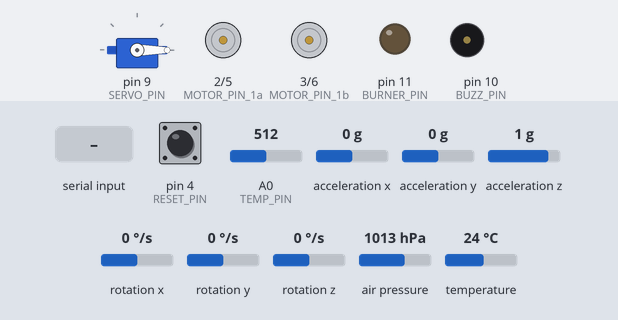
A sketch run on a simulated Arduino Uno, built with avr-gcc and run on an emulated ATmega328P. On the bench: servo, motor-driver pin pairs drawn as motors (green arrow = first pin HIGH = forward, orange = second pin HIGH = backward, longer = more drive), output pins drawn as LEDs (lit = HIGH), buzzer (waves = sounding, pin HIGH). Inputs (shaded band) come from the test bench; at power-on: pin 4 (RESET_PIN) HIGH, A0 (TEMP_PIN) = 512, acceleration x 0 g, acceleration y 0 g, acceleration z 1 g, rotation x 0 °/s, rotation y 0 °/s, rotation z 0 °/s, air pressure 1013 hPa, temperature 24 °C. The board resets itself during the run and starts again; what the sketch prints to the serial monitor is not drawn.

Above: at 2.2 s.
2.3 s: byte 120 received over Serial
5.3 s: byte 30 received over Serial
At 6.5 s:
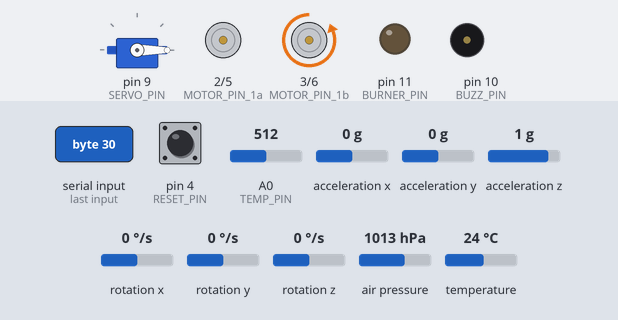
6.8 s: byte 90 received over Serial
At 7.9 s:
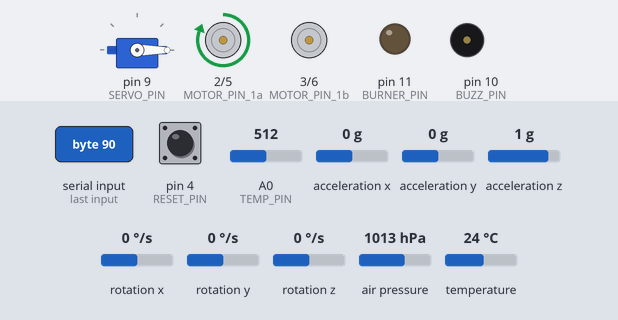
11.8 s: pin 4 (RESET_PIN) pulled LOW for 0.15 s
At 13.0 s:
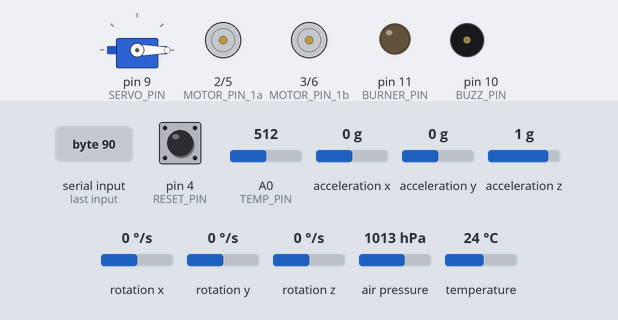
Timing chart, 0 to 14.4 s (numbered marks = the images above; inputs shaded):
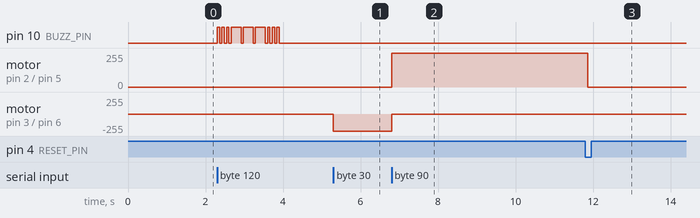

Measured:
- after the input at 5.3 s, pin 10 (BUZZ_PIN): stops changing and stays LOW; motor on pin 3 (MOTOR_PIN_1b) / pin 6 (MOTOR_PIN_2b): stopped → backward 255/255 at once
- after the input at 6.8 s, motor on pin 2 (MOTOR_PIN_1a) / pin 5 (MOTOR_PIN_2a): stopped → forward 255/255 at once; motor on pin 3 (MOTOR_PIN_1b) / pin 6 (MOTOR_PIN_2b): backward 255/255 → stopped at once
- after the input at 11.8 s, motor on pin 2 (MOTOR_PIN_1a) / pin 5 (MOTOR_PIN_2a): forward 255/255 → stopped after 0.07 s

The sketch:

cansat_v5.ino
```cpp
#include <avr/wdt.h>

#include "burner.hpp"
#include "motorTwo.hpp"
#include "servo.hpp"
#include "TMT_Buzzer.hpp"
#include "TMT_Comm.hpp"
#include "TMT_Sensors.hpp"

#define BUZZ_PIN 10
#define TEMP_PIN A0
#define SERVO_PIN 9
#define MOTOR_PIN_1a 2
#define MOTOR_PIN_1b 3
#define MOTOR_PIN_2a 5
#define MOTOR_PIN_2b 6
#define RESET_PIN 4
#define BURNER_PIN 11

SERVO servo(SERVO_PIN);
BURNER burner(BURNER_PIN);

BUZZ buzzer(BUZZ_PIN);
TMT_Buzzer tmtBuzzer(buzzer);

Sensors sensors(TEMP_PIN);
TMT_Sensors tmtSensors(sensors);

MotorTwo motors(MOTOR_PIN_1a, MOTOR_PIN_1b, MOTOR_PIN_2a, MOTOR_PIN_2b);

TMT_Comm tmtComm (sensors, buzzer, motors, servo, burner);

int i = 0;
void setup() {
  Wire.begin();
  Serial.begin(57600);
  pinMode(RESET_PIN, INPUT_PULLUP);

  servo.setup();
  servo.write(0);

  burner.setup();
  burner.off();

  buzzer.setup();
  tmtBuzzer.setup();

  motors.setup();
  sensors.setup();
  tmtSensors.setup();

  tmtComm.setup();
}

void loop() {
  if (digitalRead(RESET_PIN) == LOW) {

    delay(50);  // debounce

    // Enable watchdog with shortest timeout (15 ms)
    wdt_enable(WDTO_15MS);

    while (true) { }
  }

  tmtSensors.run();
//  Serial.print("Altitude: ");

//  Serial.println(sensors.getAltitude());
//  Serial.print("Acceleration X: ");
//  Serial.println(sensors.getAngle().x);
//  Serial.print("Acceleration Y: ");
//  Serial.println(sensors.getAngle().y);
//  Serial.print("Acceleration Z: ");
//  Serial.println(sensors.getAcc().z);
//  Serial.print("TempOut: ");
//  Serial.println(sensors.getTempOut());
//  Serial.println("");
  tmtBuzzer.run();
  tmtComm.run();
//  motors.forward();
}
```

Sensors.hpp
```cpp
#pragma once

#include <Wire.h>

#include "barometer.hpp"
#include "mpu.hpp"
#include "temp.hpp"

struct XYZ {
  float x;
  float y;
  float z;
};

class Sensors {
public:
  Sensors() = delete;
  Sensors(int temp_Pin): temp(temp_Pin) {};

  void setup() {
    baro.setup();
    mpu.setup();
  }

  void updateFast() {
    mpu.updateFast();
  }

  void updateMPU() {
    MPU::Data& mpuVal = mpu.getData();
    acc.x = mpuVal.acc.x;
    acc.y = mpuVal.acc.y;
    acc.z = mpuVal.acc.z;

    angle.x = mpuVal.angle.x;
    angle.y = mpuVal.angle.y;
    angle.z = mpuVal.angle.z;

    tempIn = mpuVal.temp;
  }

  void updateTemp() {
    tempOut = temp.getData();
  }

  void updateBaro() {
    altitude = baro.getData();
  }

//  void sendData();

  XYZ getAcc() {
    return acc;
  }

  XYZ getAngle() {
    return angle;
  }

  float getTempIn() {
    return tempIn;
  }

  float getTempOut() {
    return tempOut;
  }

  float getAltitude() {
    return altitude;
  }

private:
  BARO baro;
  MPU mpu;
  TEMP temp;

  XYZ acc;
  XYZ angle;
  float tempIn;
  float tempOut;
  float altitude;
};
```

TMT_Buzzer.hpp
```cpp
#pragma once

#include <TaskScheduler.h>

#include "buzzer.hpp"

class TMT_Buzzer {
public:
  TMT_Buzzer() = delete;
  TMT_Buzzer(BUZZ& buzzer): buzz(buzzer), tSOS(100, TASK_FOREVER, &TMT_Buzzer::runSOSStatic) {
    instance = this;
  }

  void setup() {
    runner.addTask(tSOS);
    tSOS.enable();
  }

  void run() {
    runner.execute();
  }

private:
  static void runSOSStatic() {
    if (instance) instance->runSOS();
  }
  void runSOS() {
    if (buzz.onOff()) {
      tSOS.setInterval(buzz.nextInterval());
    }
    buzz.runSOS();
  }
  BUZZ& buzz;
  Scheduler runner;
  Task tSOS;

  static TMT_Buzzer* instance;
};

TMT_Buzzer* TMT_Buzzer::instance = nullptr;
```

TMT_Comm.hpp
```cpp
#pragma once

#include <TaskScheduler.h>

#include "Sensors.hpp"
#include "MotorTwo.hpp"
#include "servo.hpp"
#include "burner.hpp"

struct Packet {
  uint8_t start1;   // 0x00
  uint8_t start2;   // 0x01

  int16_t accX;
  int16_t accY;
  int16_t accZ;

  int16_t angleX;
  int16_t angleY;
  int16_t angleZ;

  int16_t tempIn;
  int16_t tempOut;
  int16_t altitude;

  uint8_t counter;
  uint8_t checksum;
};


class TMT_Comm {
public:
  TMT_Comm() = delete;
  TMT_Comm(Sensors& sensors_, BUZZ& buzz_, MotorTwo& motors_, SERVO& servo_, BURNER& burner_):
    sensors(sensors_),
    buzz(buzz_),
    motors(motors_),
    servo(servo_),
    burner(burner_),
    tSend(41, TASK_FOREVER, &TMT_Comm::runSendStatic),
    tRead(2, TASK_FOREVER, &TMT_Comm::runReadStatic)
  {
    instance = this;
  }

  void setup() {
    pkt.start1 = 0x00;
    pkt.start2 = 0x01;
    runner.addTask(tSend);
    runner.addTask(tRead);
    tSend.enable();
    tRead.enable();
  }

  void run() {
    runner.execute();
  }

private:
  static void runSendStatic() {
    if (instance) instance->runSend();
  }

  static void runReadStatic() {
    if (instance) instance->runRead();
  }

  void runSend() {
    pkt.accX = (int16_t)(sensors.getAcc().x * 100.0f);
    pkt.accY = (int16_t)(sensors.getAcc().y * 100.0f);
    pkt.accZ = (int16_t)(sensors.getAcc().z * 100.0f);

    pkt.angleX = (int16_t)(sensors.getAngle().x * 100.0f);
    pkt.angleY = (int16_t)(sensors.getAngle().y * 100.0f);
    pkt.angleZ = (int16_t)(sensors.getAngle().z * 100.0f);

    pkt.tempIn = (int16_t)(sensors.getTempIn() * 100.0f);
    pkt.tempOut = (int16_t)(sensors.getTempOut() * 100.0f);
    pkt.altitude = (int16_t)(sensors.getAltitude() * 100.0f);

    pkt.counter++;

    uint8_t* raw = (uint8_t*)&pkt;
    pkt.checksum = computeChecksum(raw + 2, 19); // all bytes except checksum

    Serial.write(raw, sizeof(Packet));


  }

  void runRead() {
    if (Serial.available() > 0) {
        rx = Serial.read();
        currentStateAction = rx & 0x0F;   // extract lower 4 bits
    }

      switch (currentStateAction){
        case 0x00:
          // Standby
          buzz.off();
          burner.off();
          servo.write(0);
          motors.stop();
          break;

        case 0x01:
          // Burn
          buzz.off();
          burner.on();
          motors.stop();
          servo.write(90);
          break;

        case 0x02:
          // Beep + forward
          buzz.on();
          burner.off();
          servo.write(30);
          motors.forward();
          break;

        case 0x03:
          // Beep + forward right
          buzz.on();
          burner.off();
          servo.write(45);
          motors.FRight();
          break;

        case 0x04:
          // Beep + forward left
          buzz.on();
          burner.off();
          servo.write(60);
          motors.FLeft();
          break;

        case 0x05:
          // Beep + reverse
          buzz.on();
          burner.off();
          servo.write(90);
          motors.reverse();
          break;

        case 0x06:
          // Beep + reverse right
          buzz.on();
          burner.off();
          motors.RRight();
          break;

        case 0x07:
          // Beep + reverse left
          buzz.on();
          burner.off();
          motors.RLeft();
          break;

        case 0x08:
          // Beep
          buzz.on();
          burner.off();
          motors.stop();
          break;
        case 0x09:
          // forward
          buzz.off();
          burner.off();
          motors.forward();
          break;
        case 0x0A:
          // forward right
          buzz.off();
          burner.off();
          motors.FRight();
          break;
        case 0x0B:
          // forward left
          buzz.off();
          burner.off();
          motors.FLeft();
          break;
        case 0x0C:
          // reverse
          buzz.off();
          burner.off();
          motors.reverse();
          break;
        case 0x0D:
          // reverse right
          buzz.off();
          burner.off();
          motors.RRight();
          break;
        case 0x0E:
          // reverse left
          buzz.off();
          burner.off();
          motors.RLeft();
          break;
        case 0x0F:
//            Serial.println("Unused state E");
          break;
        default:
//            Serial.println("Invalid state");
          break;
        }

  }

  MotorTwo& motors;
  BUZZ& buzz;
  Sensors& sensors;
  SERVO& servo;
  BURNER& burner;

  Scheduler runner;
  Task tSend;
  Task tRead;
  Packet pkt;

  uint8_t rx;
  uint8_t currentStateAction = 0;

  static TMT_Comm* instance;

  uint8_t computeChecksum(uint8_t* data, int len) {
    uint8_t sum = 0;
    for (int i = 0; i < len; i++) sum += data[i];
    return sum;
  }


  void writeInt16(uint8_t* buf, int index, int16_t value) {
      buf[index]     = (value >> 8) & 0xFF;   // High byte
      buf[index + 1] = value & 0xFF;          // Low byte
  }

  void sendTelemetryPacket(
      int16_t accX, int16_t accY, int16_t accZ,
      int16_t angleX, int16_t angleY, int16_t angleZ,
      int16_t tempIn, int16_t tempOut,
      int16_t altitude)
  {
      const uint8_t START_BYTE  = 0xAA;
      const uint8_t PACKET_TYPE = 0x01;
      const uint8_t PAYLOAD_LEN = 18;   // 9 values × 2 bytes

      uint8_t packet[3 + PAYLOAD_LEN + 1];  // header + payload + checksum

      packet[0] = START_BYTE;
      packet[1] = PACKET_TYPE;
      packet[2] = PAYLOAD_LEN;

      // Payload
      writeInt16(packet, 3,  accX);
      writeInt16(packet, 5,  accY);
      writeInt16(packet, 7,  accZ);

      writeInt16(packet, 9,  angleX);
      writeInt16(packet, 11, angleY);
      writeInt16(packet, 13, angleZ);

      writeInt16(packet, 15, tempIn);
      writeInt16(packet, 17, tempOut);

      writeInt16(packet, 19, altitude);

      // Checksum (XOR of all previous bytes)
      uint8_t checksum = 0;
      for (int i = 0; i < 3 + PAYLOAD_LEN; i++) {
          checksum ^= packet[i];
      }
      packet[21] = checksum;

      // Send the packet
      Serial.write(packet, sizeof(packet));
  }
};

TMT_Comm* TMT_Comm::instance = nullptr;
```

TMT_Sensors.hpp
```cpp
#pragma once

#include <TaskScheduler.h>

#include "Sensors.hpp"

class TMT_Sensors {
public:
  TMT_Sensors() = delete;
  TMT_Sensors(Sensors& sensors_):
    sensors(sensors_),
    tMPU(7, TASK_FOREVER, &TMT_Sensors::runMPUStatic),
    tBaro(61, TASK_FOREVER, &TMT_Sensors::runBaroStatic),
    tTemp(503, TASK_FOREVER, &TMT_Sensors::runTempStatic)
  {
    instance = this;
  }

  void setup() {
    runner.addTask(tMPU);
    runner.addTask(tBaro);
    runner.addTask(tTemp);
    tMPU.enable();
    tBaro.enable();
    tTemp.enable();
  }

  void run() {
    sensors.updateFast();
    runner.execute();
  }

private:

  static void runMPUStatic() {
    if (instance) instance->runMPU();
  }

  static void runBaroStatic() {
    if (instance) instance->runBaro();
  }

  static void runTempStatic() {
    if (instance) instance->runTemp();
  }

  void runMPU() {
    sensors.updateMPU();
  }

  void runBaro() {
    sensors.updateBaro();
  }

  void runTemp() {
    sensors.updateTemp();
  }

  Sensors& sensors;
  Scheduler runner;
  Task tMPU;
  Task tBaro;
  Task tTemp;

  static TMT_Sensors* instance;
};

TMT_Sensors* TMT_Sensors::instance = nullptr;
```

barometer.hpp
```cpp
#pragma once
#include <Adafruit_BMP280.h>

class BARO {
public:
  void setup() {
    while(!bmp.begin(0x76)) {
//      Serial.println("Could not find a valid BMP280 sensor, check wiring!");
    }
    initPressure = bmp.readPressure() / 100.0F;
//    Serial.println("BMP280 initialized successfully!");
  }

  float getData() {
    float pressure = bmp.readPressure() / 100.0F;
    float altitude = 44330.0 * (1.0 - pow(pressure / initPressure, 0.1903));
    return altitude;
  }
private:
  Adafruit_BMP280 bmp;
  float initPressure;
};
```

burner.hpp
```cpp
#pragma once

class BURNER {
public:
  BURNER() = delete;
  BURNER(int burn_Pin): burnPin(burn_Pin) {}

  void setup() {
    pinMode(burnPin, OUTPUT);
  }

  void on() {
    digitalWrite(burnPin, HIGH);
  }

  void off() {
    digitalWrite(burnPin, LOW);
  }

private:
  int burnPin;
};
```

buzzer.hpp
```cpp
#pragma once

const int DOT = 60;
const int DASH = 250;
const int GAP = 60;      // gap between elements
const int LETTER_GAP = 60;
const int WORD_GAP = 1500;

class BUZZ {
public:
  BUZZ() = delete;
  BUZZ(int buzz_Pin): buzzPin(buzz_Pin) {}

  void setup() {
    pinMode(buzzPin, OUTPUT);
  }

  void runSOS() {
    if (buzzOn) {
      // Toggle buzzer state
      digitalWrite(buzzPin, buzzState ? HIGH : LOW);

      // Move to next element
      indexPos++;
      buzzState = !buzzState;

      // Loop pattern
      if (indexPos >= patternLength) {
        indexPos = 0;
        buzzState = true;
      }
    } else {
      digitalWrite(buzzPin, LOW);
    }
  }

  int nextInterval() const {
    return pattern[indexPos];
  }

  bool onOff() const {
    return buzzOn;
  }

  void on() {
    buzzOn = true;
  }

  void off() {
    buzzOn = false;
  }

private:
  bool buzzOn = false;
  int buzzPin;
  bool buzzState = true;
  int pattern[18] = {
    DOT, GAP, DOT, GAP, DOT, LETTER_GAP,     // S: ···
    DASH, GAP, DASH, GAP, DASH, LETTER_GAP,  // O: –––
    DOT, GAP, DOT, GAP, DOT, WORD_GAP        // S: ···
  };
  int patternLength = sizeof(pattern) / sizeof(pattern[0]);
  int indexPos = 0;
};
```

motor.hpp
```cpp
#pragma once

class MOTOR {
public:
    MOTOR(int in1, int in2) : pin1(in1), pin2(in2) {}

    void setup() {
        pinMode(pin1, OUTPUT);
        pinMode(pin2, OUTPUT);
        stop();
    }

    // speed: 0–255
    void forward(int speed = 255) {
        analogWrite(pin1, speed);
        digitalWrite(pin2, LOW);
    }

    void reverse(int speed = 255) {
        digitalWrite(pin1, LOW);
        analogWrite(pin2, speed);
    }

    void stop() {  // coast
        digitalWrite(pin1, LOW);
        digitalWrite(pin2, LOW);
    }

    void brake() { // active brake
        digitalWrite(pin1, HIGH);
        digitalWrite(pin2, HIGH);
    }

private:
    int pin1, pin2;
};
```

motorTwo.hpp
```cpp
#pragma once

#include "motor.hpp"

class MotorTwo {
public:
    MotorTwo(int motor1a, int motor1b, int motor2a, int motor2b) :
      motor1(motor1a, motor1b), motor2(motor2a, motor2b) {}

    void setup() {
        motor1.setup();
        motor2.setup();
        stop();
    }

    // speed: 0–255
    void forward(int speed = 255) {
        motor1.forward(speed);
        motor2.forward(speed);
    }

    void reverse(int speed = 255) {
        motor1.reverse(speed);
        motor2.reverse(speed);
    }

    void FRight(int speed = 255) {
      motor1.forward(speed);
      motor2.stop();
    }

    void FLeft(int speed = 255) {
      motor1.stop();
      motor2.forward(speed);
    }

    void RRight(int speed = 255) {
      motor1.reverse(speed);
      motor2.stop();
    }

    void RLeft(int speed = 255) {
      motor1.stop();
      motor2.reverse(speed);
    }

    void stop() {  // coast
        motor1.stop();
        motor2.stop();
    }

    void brake() { // active brake
        motor1.brake();
        motor2.brake();
    }

private:
    MOTOR motor1;
    MOTOR motor2;
};
```

mpu.hpp
```cpp
#pragma once

#include <MPU6050_light.h>

class MPU {
public:
  struct Coordinate3D {
    float x;
    float y;
    float z;
  };

  struct Data {
    float temp;
    Coordinate3D acc;
    Coordinate3D angle;
  };

  MPU() : mpu(Wire) {}

  void setup() {
    byte status;

    while (status != 0) {
      status = mpu.begin();
//      Serial.print(F("MPU6050 status: "));
//      Serial.println(status);
    }

//    Serial.println(F("Calculating offsets, do not move MPU6050"));
    mpu.calcOffsets(true, true); // gyro and accelero
//    Serial.println("MPU SET!\n");
  }

  void updateFast() {
    mpu.update();
  }

  Data& getData() {
    reading.temp = mpu.getTemp();
    reading.acc.x = mpu.getAccX();
    reading.acc.y = mpu.getAccY();
    reading.acc.z = mpu.getAccZ();
    reading.angle.x = mpu.getAngleX();
    reading.angle.y = mpu.getAngleY();
    reading.angle.z = mpu.getAngleZ();

    return reading;
  }


private:
  MPU6050 mpu;
  Data reading;
};
```

servo.hpp
```cpp
#pragma once

#include <Servo.h>

class SERVO {
public:
  SERVO() = delete;
  SERVO(int servo_Pin): servoPin(servo_Pin) {};

  void setup() {
    servo.attach(servoPin);
  }

  void write(int newPos) {
    pos = newPos;
    servo.write(pos);
  }

private:
  Servo servo;
  int servoPin;
  int pos = 0;
};
```

temp.hpp
```cpp
#pragma once

class TEMP {
public:
  TEMP() = delete;
  TEMP(int temp_Pin): tempPin(temp_Pin) {};

  float getData() {
    return (analogRead(tempPin) * 5.0) / 1023.0 * 100.0;
  }
private:
  int tempPin;
};
```
